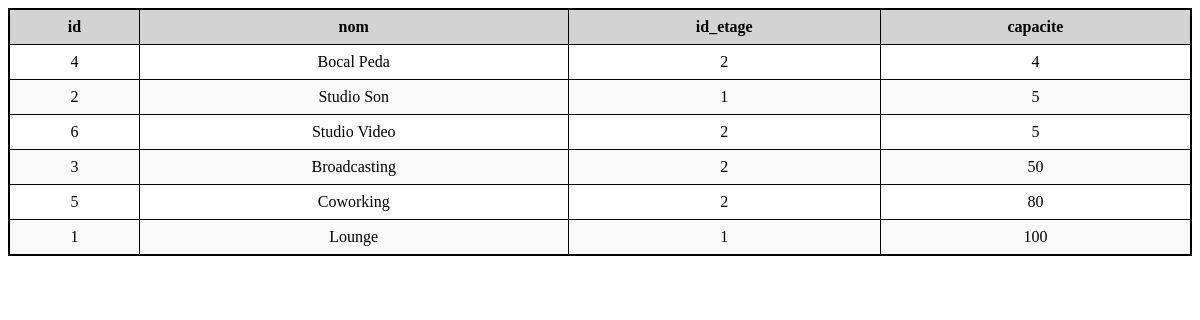
Screenshot of /jour10/job10/index.php with the database file from the repository.
### tables this page shows
CREATE TABLE `salles` (
  `id` int NOT NULL,
  `nom` varchar(255) NOT NULL,
  `id_etage` int NOT NULL,
  `capacite` int NOT NULL
);

### jour10/job10/index.php (the view, shortened to what this page needs)
<?php
    $mysqli = new mysqli("localhost", "root", "", "jour09");
    $query ="SELECT * FROM salles ORDER BY capacite ASC";
    $result = $mysqli->query($query);
    $firstRow = $result->fetch_assoc();
    $columns = array_keys($firstRow);
?>
<!DOCTYPE html>
<html lang="fr">
<head>
    <link rel="stylesheet" href="index.css" />
</head>
<body>
    <table>
        <thead>
            <tr>
                <?php foreach ($columns as $col): ?>
                    <th><?= $col ?></th>
                <?php endforeach; ?>
            </tr>
        </thead>
        <tbody>
            <tr>
                <?php foreach ($firstRow as $val): ?>
                    <td><?= $val ?></td>
                <?php endforeach; ?>
            </tr>
            <?php while ($row = $result->fetch_assoc()): ?>
                <tr>
                    <?php foreach ($row as $val): ?>
                        <td><?= $val ?></td>
                    <?php endforeach; ?>
                </tr>
            <?php endwhile; ?>
        </tbody>
    </table>
</body>
</html>

### jour10/job10/index.css (style rules this page uses)
table { border: solid 2px black; border-collapse: collapse; width: 100%; }
th { background-color: lightgray; }
th, td { border: 1px solid black; text-align: center; padding: 8px; }
tbody tr:nth-child(even) { background-color: #f9f9f9; }

### rows the page displays
salles: nom "Bocal Peda", id_etage "2"
salles: id "2", nom "Studio Son", id_etage "1", capacite "5"
salles: id "6", nom "Studio Video", id_etage "2", capacite "5"
salles: id "3", nom "Broadcasting", id_etage "2", capacite "50"
salles: id "5", nom "Coworking", id_etage "2", capacite "80"
salles: val "1", nom "Lounge", capacite "100"

### other values shown
$col "id"
$col "nom"
$col "id_etage"
$col "capacite"
$val "4"
